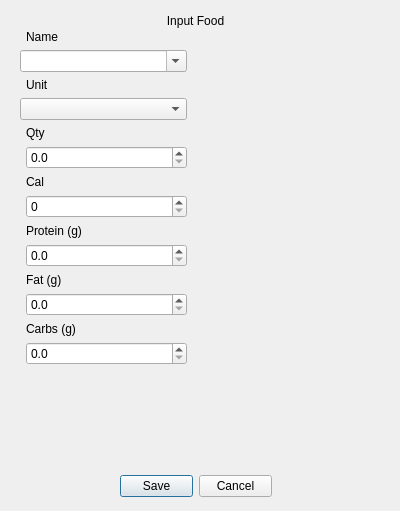
<?xml version="1.0" encoding="UTF-8"?>
<ui version="4.0">
 <class>InputForm</class>
 <widget class="QDialog" name="InputForm">
  <property name="geometry">
   <rect>
    <x>0</x>
    <y>0</y>
    <width>400</width>
    <height>511</height>
   </rect>
  </property>
  <property name="windowTitle">
   <string>Dialog</string>
  </property>
  <widget class="QWidget" name="layoutWidget">
   <property name="geometry">
    <rect>
     <x>20</x>
     <y>30</y>
     <width>167</width>
     <height>421</height>
    </rect>
   </property>
   <layout class="QFormLayout" name="formLayout">
    <item row="5" column="0" colspan="2">
     <widget class="QComboBox" name="comboBox">
      <property name="minimumContentsLength">
       <number>3</number>
      </property>
     </widget>
    </item>
    <item row="7" column="1">
     <widget class="QDoubleSpinBox" name="doubleSpinBox">
      <property name="decimals">
       <number>1</number>
      </property>
     </widget>
    </item>
    <item row="9" column="1">
     <widget class="QSpinBox" name="spinBox">
      <property name="maximum">
       <number>9999</number>
      </property>
     </widget>
    </item>
    <item row="11" column="1">
     <widget class="QDoubleSpinBox" name="doubleSpinBox_2">
      <property name="decimals">
       <number>1</number>
      </property>
     </widget>
    </item>
    <item row="12" column="1">
     <widget class="QLabel" name="label_6">
      <property name="text">
       <string>Fat (g)</string>
      </property>
     </widget>
    </item>
    <item row="13" column="1">
     <widget class="QDoubleSpinBox" name="doubleSpinBox_3">
      <property name="decimals">
       <number>1</number>
      </property>
     </widget>
    </item>
    <item row="14" column="1">
     <widget class="QLabel" name="label_7">
      <property name="text">
       <string>Carbs (g)</string>
      </property>
     </widget>
    </item>
    <item row="15" column="1">
     <widget class="QDoubleSpinBox" name="doubleSpinBox_4">
      <property name="decimals">
       <number>1</number>
      </property>
     </widget>
    </item>
    <item row="10" column="1">
     <widget class="QLabel" name="label_5">
      <property name="text">
       <string>Protein (g)</string>
      </property>
     </widget>
    </item>
    <item row="8" column="1">
     <widget class="QLabel" name="label_4">
      <property name="text">
       <string>Cal</string>
      </property>
     </widget>
    </item>
    <item row="6" column="1">
     <widget class="QLabel" name="label_3">
      <property name="text">
       <string>Qty</string>
      </property>
     </widget>
    </item>
    <item row="2" column="1">
     <widget class="QLabel" name="label">
      <property name="text">
       <string>Name</string>
      </property>
     </widget>
    </item>
    <item row="3" column="0" colspan="2">
     <widget class="QComboBox" name="comboBox_2">
      <property name="editable">
       <bool>true</bool>
      </property>
     </widget>
    </item>
    <item row="4" column="1">
     <widget class="QLabel" name="label_2">
      <property name="text">
       <string>Unit</string>
      </property>
     </widget>
    </item>
   </layout>
  </widget>
  <widget class="QLabel" name="label_8">
   <property name="geometry">
    <rect>
     <x>90</x>
     <y>0</y>
     <width>211</width>
     <height>41</height>
    </rect>
   </property>
   <property name="text">
    <string>Input Food</string>
   </property>
   <property name="alignment">
    <set>Qt::AlignCenter</set>
   </property>
  </widget>
  <widget class="QDialogButtonBox" name="buttonBox">
   <property name="geometry">
    <rect>
     <x>120</x>
     <y>470</y>
     <width>152</width>
     <height>32</height>
    </rect>
   </property>
   <property name="standardButtons">
    <set>QDialogButtonBox::Cancel|QDialogButtonBox::Save</set>
   </property>
  </widget>
 </widget>
 <resources/>
 <connections/>
</ui>
